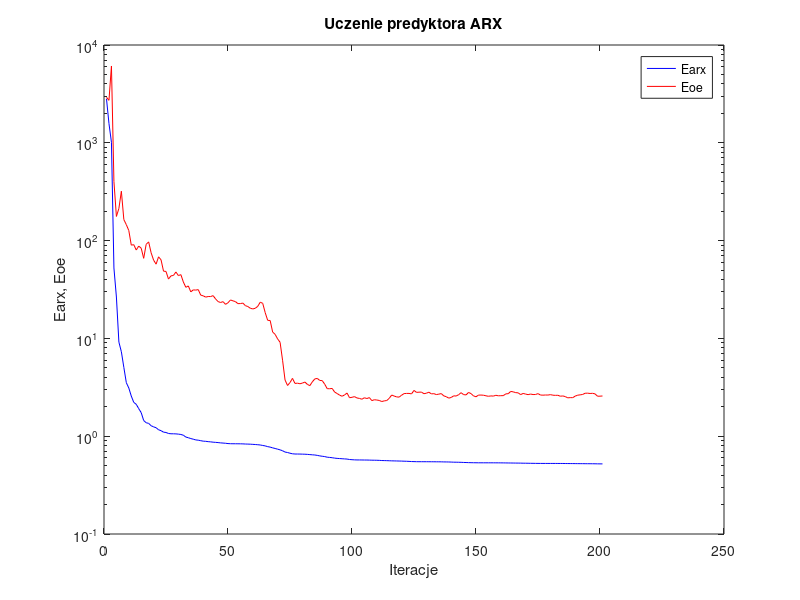
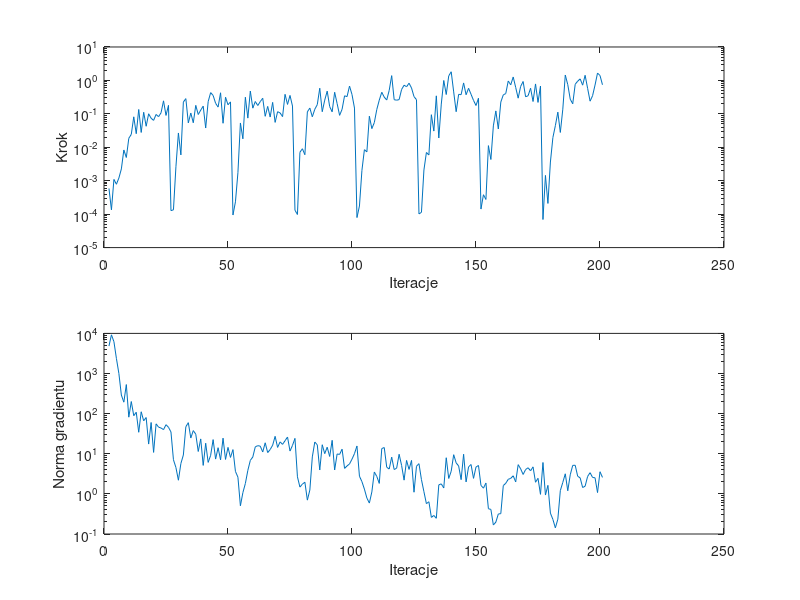

MATLAB code to generate these figures, in order:
%uczenie predyktora arx
clear all;
n=0; farx(n+1)=2.819353e+003; foe(n+1)=2.922505e+003; wspucz(n+1)=0.000000e+000; ng(n+1)=0.000000e+000;
%odnowa zmiennej metryki
n=1; farx(n+1)=1.574082e+003; foe(n+1)=2.718305e+003; krok(n+1)=5.859613e-004; ng(n+1)=4.831403e+003;
n=2; farx(n+1)=1.013385e+003; foe(n+1)=6.101659e+003; krok(n+1)=1.347782e-004; ng(n+1)=9.207922e+003;
n=3; farx(n+1)=5.250773e+001; foe(n+1)=4.024643e+002; krok(n+1)=1.093891e-003; ng(n+1)=6.214549e+003;
n=4; farx(n+1)=2.649232e+001; foe(n+1)=1.766189e+002; krok(n+1)=7.841746e-004; ng(n+1)=2.381555e+003;
n=5; farx(n+1)=9.172592e+000; foe(n+1)=2.131275e+002; krok(n+1)=1.204607e-003; ng(n+1)=1.000111e+003;
n=6; farx(n+1)=7.303860e+000; foe(n+1)=3.198739e+002; krok(n+1)=2.254077e-003; ng(n+1)=2.905101e+002;
n=7; farx(n+1)=5.053475e+000; foe(n+1)=1.640154e+002; krok(n+1)=8.323975e-003; ng(n+1)=1.931399e+002;
n=8; farx(n+1)=3.524671e+000; foe(n+1)=1.455231e+002; krok(n+1)=4.953534e-003; ng(n+1)=5.303646e+002;
n=9; farx(n+1)=3.109542e+000; foe(n+1)=1.267794e+002; krok(n+1)=1.857911e-002; ng(n+1)=8.165125e+001;
n=10; farx(n+1)=2.573538e+000; foe(n+1)=8.986671e+001; krok(n+1)=2.428721e-002; ng(n+1)=2.003819e+002;
n=11; farx(n+1)=2.217244e+000; foe(n+1)=9.089429e+001; krok(n+1)=8.153064e-002; ng(n+1)=8.873682e+001;
n=12; farx(n+1)=2.119949e+000; foe(n+1)=8.012074e+001; krok(n+1)=2.552053e-002; ng(n+1)=1.083437e+002;
n=13; farx(n+1)=1.913308e+000; foe(n+1)=8.789456e+001; krok(n+1)=1.350958e-001; ng(n+1)=3.433923e+001;
n=14; farx(n+1)=1.741601e+000; foe(n+1)=8.361603e+001; krok(n+1)=2.779047e-002; ng(n+1)=1.113767e+002;
n=15; farx(n+1)=1.446563e+000; foe(n+1)=6.588141e+001; krok(n+1)=1.115271e-001; ng(n+1)=6.623821e+001;
n=16; farx(n+1)=1.373289e+000; foe(n+1)=9.158308e+001; krok(n+1)=4.256083e-002; ng(n+1)=8.000175e+001;
n=17; farx(n+1)=1.352513e+000; foe(n+1)=9.699714e+001; krok(n+1)=1.005379e-001; ng(n+1)=1.743411e+001;
n=18; farx(n+1)=1.279766e+000; foe(n+1)=7.506483e+001; krok(n+1)=7.377901e-002; ng(n+1)=6.018336e+001;
n=19; farx(n+1)=1.246085e+000; foe(n+1)=6.316282e+001; krok(n+1)=6.385486e-002; ng(n+1)=1.081340e+001;
n=20; farx(n+1)=1.221063e+000; foe(n+1)=5.742137e+001; krok(n+1)=9.599621e-002; ng(n+1)=5.560176e+001;
n=21; farx(n+1)=1.163750e+000; foe(n+1)=6.825610e+001; krok(n+1)=8.222485e-002; ng(n+1)=4.605223e+001;
n=22; farx(n+1)=1.138906e+000; foe(n+1)=6.361544e+001; krok(n+1)=1.076361e-001; ng(n+1)=4.378930e+001;
n=23; farx(n+1)=1.099874e+000; foe(n+1)=4.869964e+001; krok(n+1)=2.451503e-001; ng(n+1)=3.993241e+001;
n=24; farx(n+1)=1.091904e+000; foe(n+1)=4.838875e+001; krok(n+1)=8.973423e-002; ng(n+1)=5.306381e+001;
n=25; farx(n+1)=1.066151e+000; foe(n+1)=4.042360e+001; krok(n+1)=1.794664e-001; ng(n+1)=4.566585e+001;
%odnowa zmiennej metryki
n=26; farx(n+1)=1.058686e+000; foe(n+1)=4.360429e+001; krok(n+1)=1.276009e-004; ng(n+1)=3.497639e+001;
n=27; farx(n+1)=1.058427e+000; foe(n+1)=4.401491e+001; krok(n+1)=1.347782e-004; ng(n+1)=7.090902e+000;
n=28; farx(n+1)=1.056044e+000; foe(n+1)=4.776183e+001; krok(n+1)=2.620821e-003; ng(n+1)=4.539363e+000;
n=29; farx(n+1)=1.050018e+000; foe(n+1)=4.387901e+001; krok(n+1)=2.680031e-002; ng(n+1)=2.190432e+000;
n=30; farx(n+1)=1.041784e+000; foe(n+1)=4.487304e+001; krok(n+1)=5.915528e-003; ng(n+1)=5.715465e+000;
n=31; farx(n+1)=1.023145e+000; foe(n+1)=3.771699e+001; krok(n+1)=2.250273e-001; ng(n+1)=9.321031e+000;
n=32; farx(n+1)=9.800038e-001; foe(n+1)=3.329986e+001; krok(n+1)=2.857025e-001; ng(n+1)=4.716649e+001;
n=33; farx(n+1)=9.650935e-001; foe(n+1)=3.438443e+001; krok(n+1)=5.375048e-002; ng(n+1)=5.950380e+001;
n=34; farx(n+1)=9.457350e-001; foe(n+1)=2.990542e+001; krok(n+1)=1.057221e-001; ng(n+1)=2.465530e+001;
n=35; farx(n+1)=9.321896e-001; foe(n+1)=3.136458e+001; krok(n+1)=5.421512e-002; ng(n+1)=3.783767e+001;
n=36; farx(n+1)=9.162988e-001; foe(n+1)=3.117808e+001; krok(n+1)=1.794664e-001; ng(n+1)=3.076120e+001;
n=37; farx(n+1)=9.105005e-001; foe(n+1)=3.154578e+001; krok(n+1)=9.563284e-002; ng(n+1)=1.139302e+001;
n=38; farx(n+1)=9.000014e-001; foe(n+1)=2.770666e+001; krok(n+1)=1.293628e-001; ng(n+1)=2.344646e+001;
n=39; farx(n+1)=8.899511e-001; foe(n+1)=2.725786e+001; krok(n+1)=1.702433e-001; ng(n+1)=5.127541e+000;
n=40; farx(n+1)=8.866568e-001; foe(n+1)=2.643611e+001; krok(n+1)=3.769903e-002; ng(n+1)=1.829741e+001;
n=41; farx(n+1)=8.796517e-001; foe(n+1)=2.680496e+001; krok(n+1)=2.320583e-001; ng(n+1)=6.091852e+000;
n=42; farx(n+1)=8.752869e-001; foe(n+1)=2.679573e+001; krok(n+1)=4.310227e-001; ng(n+1)=9.141937e+000;
n=43; farx(n+1)=8.687228e-001; foe(n+1)=2.735563e+001; krok(n+1)=3.556863e-001; ng(n+1)=2.252783e+001;
n=44; farx(n+1)=8.648851e-001; foe(n+1)=2.530752e+001; krok(n+1)=2.072253e-001; ng(n+1)=7.369232e+000;
n=45; farx(n+1)=8.606332e-001; foe(n+1)=2.380599e+001; krok(n+1)=1.592896e-001; ng(n+1)=1.415923e+001;
n=46; farx(n+1)=8.545811e-001; foe(n+1)=2.328345e+001; krok(n+1)=4.268310e-001; ng(n+1)=7.061972e+000;
n=47; farx(n+1)=8.509733e-001; foe(n+1)=2.375513e+001; krok(n+1)=5.234463e-002; ng(n+1)=2.447934e+001;
n=48; farx(n+1)=8.468279e-001; foe(n+1)=2.229990e+001; krok(n+1)=3.139002e-001; ng(n+1)=7.227645e+000;
n=49; farx(n+1)=8.407856e-001; foe(n+1)=2.315285e+001; krok(n+1)=1.872762e-001; ng(n+1)=1.441347e+001;
n=50; farx(n+1)=8.379429e-001; foe(n+1)=2.471546e+001; krok(n+1)=2.277746e-001; ng(n+1)=8.104041e+000;
%odnowa zmiennej metryki
n=51; farx(n+1)=8.371807e-001; foe(n+1)=2.421158e+001; krok(n+1)=9.429965e-005; ng(n+1)=1.269433e+001;
n=52; farx(n+1)=8.370472e-001; foe(n+1)=2.378215e+001; krok(n+1)=2.338071e-004; ng(n+1)=3.630293e+000;
n=53; farx(n+1)=8.364894e-001; foe(n+1)=2.267269e+001; krok(n+1)=1.739067e-003; ng(n+1)=2.609903e+000;
n=54; farx(n+1)=8.359816e-001; foe(n+1)=2.271206e+001; krok(n+1)=5.335388e-002; ng(n+1)=5.049963e-001;
n=55; farx(n+1)=8.346664e-001; foe(n+1)=2.296251e+001; krok(n+1)=1.793370e-002; ng(n+1)=1.076013e+000;
n=56; farx(n+1)=8.318528e-001; foe(n+1)=2.163574e+001; krok(n+1)=3.141433e-001; ng(n+1)=1.815260e+000;
n=57; farx(n+1)=8.304244e-001; foe(n+1)=2.116950e+001; krok(n+1)=7.461084e-002; ng(n+1)=3.858404e+000;
n=58; farx(n+1)=8.286074e-001; foe(n+1)=2.034529e+001; krok(n+1)=4.803814e-001; ng(n+1)=6.840366e+000;
n=59; farx(n+1)=8.253390e-001; foe(n+1)=2.000818e+001; krok(n+1)=1.480267e-001; ng(n+1)=8.311118e+000;
n=60; farx(n+1)=8.222541e-001; foe(n+1)=2.032895e+001; krok(n+1)=2.343012e-001; ng(n+1)=1.488941e+001;
n=61; farx(n+1)=8.181684e-001; foe(n+1)=2.127734e+001; krok(n+1)=1.775417e-001; ng(n+1)=1.590066e+001;
n=62; farx(n+1)=8.134703e-001; foe(n+1)=2.346843e+001; krok(n+1)=2.320583e-001; ng(n+1)=1.549873e+001;
n=63; farx(n+1)=8.039489e-001; foe(n+1)=2.282787e+001; krok(n+1)=2.928871e-001; ng(n+1)=1.108501e+001;
n=64; farx(n+1)=7.960402e-001; foe(n+1)=1.833545e+001; krok(n+1)=8.452792e-002; ng(n+1)=1.876320e+001;
n=65; farx(n+1)=7.823175e-001; foe(n+1)=1.530839e+001; krok(n+1)=1.670230e-001; ng(n+1)=1.070201e+001;
n=66; farx(n+1)=7.735911e-001; foe(n+1)=1.523775e+001; krok(n+1)=8.035594e-002; ng(n+1)=1.274510e+001;
n=67; farx(n+1)=7.600746e-001; foe(n+1)=1.161878e+001; krok(n+1)=2.203117e-001; ng(n+1)=1.632758e+001;
n=68; farx(n+1)=7.490625e-001; foe(n+1)=1.100046e+001; krok(n+1)=5.558094e-002; ng(n+1)=2.719488e+001;
n=69; farx(n+1)=7.369130e-001; foe(n+1)=9.887766e+000; krok(n+1)=1.160291e-001; ng(n+1)=1.438813e+001;
n=70; farx(n+1)=7.253163e-001; foe(n+1)=9.130545e+000; krok(n+1)=1.067078e-001; ng(n+1)=1.976241e+001;
n=71; farx(n+1)=7.097506e-001; foe(n+1)=5.984465e+000; krok(n+1)=8.277891e-002; ng(n+1)=1.715281e+001;
n=72; farx(n+1)=6.886340e-001; foe(n+1)=3.755660e+000; krok(n+1)=3.838379e-001; ng(n+1)=2.115568e+001;
n=73; farx(n+1)=6.812252e-001; foe(n+1)=3.302110e+000; krok(n+1)=1.913888e-001; ng(n+1)=2.612971e+001;
n=74; farx(n+1)=6.698369e-001; foe(n+1)=3.535125e+000; krok(n+1)=3.556863e-001; ng(n+1)=1.168427e+001;
n=75; farx(n+1)=6.610486e-001; foe(n+1)=3.903069e+000; krok(n+1)=1.713887e-001; ng(n+1)=1.612852e+001;
%odnowa zmiennej metryki
n=76; farx(n+1)=6.574029e-001; foe(n+1)=3.464940e+000; krok(n+1)=1.309881e-004; ng(n+1)=2.418588e+001;
n=77; farx(n+1)=6.573617e-001; foe(n+1)=3.485226e+000; krok(n+1)=9.776439e-005; ng(n+1)=2.658402e+000;
n=78; farx(n+1)=6.567551e-001; foe(n+1)=3.437406e+000; krok(n+1)=7.119007e-003; ng(n+1)=1.476223e+000;
n=79; farx(n+1)=6.554558e-001; foe(n+1)=3.491812e+000; krok(n+1)=9.045235e-003; ng(n+1)=1.753751e+000;
n=80; farx(n+1)=6.543834e-001; foe(n+1)=3.580846e+000; krok(n+1)=5.997467e-003; ng(n+1)=1.950620e+000;
n=81; farx(n+1)=6.519663e-001; foe(n+1)=3.387326e+000; krok(n+1)=1.147563e-001; ng(n+1)=6.987613e-001;
n=82; farx(n+1)=6.485650e-001; foe(n+1)=3.288493e+000; krok(n+1)=1.487872e-001; ng(n+1)=1.245678e+000;
n=83; farx(n+1)=6.452883e-001; foe(n+1)=3.594290e+000; krok(n+1)=8.172294e-002; ng(n+1)=8.354666e+000;
n=84; farx(n+1)=6.425096e-001; foe(n+1)=3.853165e+000; krok(n+1)=1.372911e-001; ng(n+1)=1.963540e+001;
n=85; farx(n+1)=6.366421e-001; foe(n+1)=3.898660e+000; krok(n+1)=1.886278e-001; ng(n+1)=1.669668e+001;
n=86; farx(n+1)=6.291642e-001; foe(n+1)=3.718014e+000; krok(n+1)=5.842182e-001; ng(n+1)=3.939560e+000;
n=87; farx(n+1)=6.236158e-001; foe(n+1)=3.699418e+000; krok(n+1)=1.160291e-001; ng(n+1)=1.677960e+001;
n=88; farx(n+1)=6.188585e-001; foe(n+1)=3.400980e+000; krok(n+1)=2.577175e-001; ng(n+1)=1.006768e+001;
n=89; farx(n+1)=6.100728e-001; foe(n+1)=3.062831e+000; krok(n+1)=4.787134e-001; ng(n+1)=1.455952e+001;
n=90; farx(n+1)=6.067626e-001; foe(n+1)=3.056301e+000; krok(n+1)=1.644497e-001; ng(n+1)=8.561791e+000;
n=91; farx(n+1)=6.027069e-001; foe(n+1)=3.079828e+000; krok(n+1)=1.150658e-001; ng(n+1)=2.162424e+001;
n=92; farx(n+1)=5.969259e-001; foe(n+1)=2.826318e+000; krok(n+1)=4.423764e-001; ng(n+1)=3.938492e+000;
n=93; farx(n+1)=5.931744e-001; foe(n+1)=2.732003e+000; krok(n+1)=2.031949e-001; ng(n+1)=9.886127e+000;
n=94; farx(n+1)=5.908122e-001; foe(n+1)=2.629320e+000; krok(n+1)=9.019770e-002; ng(n+1)=9.630971e+000;
n=95; farx(n+1)=5.883703e-001; foe(n+1)=2.561975e+000; krok(n+1)=1.370460e-001; ng(n+1)=1.299989e+001;
n=96; farx(n+1)=5.859414e-001; foe(n+1)=2.641116e+000; krok(n+1)=3.465039e-001; ng(n+1)=4.320552e+000;
n=97; farx(n+1)=5.837935e-001; foe(n+1)=2.763151e+000; krok(n+1)=3.276650e-001; ng(n+1)=4.965511e+000;
n=98; farx(n+1)=5.778019e-001; foe(n+1)=2.474767e+000; krok(n+1)=6.780158e-001; ng(n+1)=5.582844e+000;
n=99; farx(n+1)=5.751688e-001; foe(n+1)=2.498791e+000; krok(n+1)=3.780408e-001; ng(n+1)=7.328664e+000;
n=100; farx(n+1)=5.729794e-001; foe(n+1)=2.539558e+000; krok(n+1)=1.492217e-001; ng(n+1)=1.009542e+001;
%odnowa zmiennej metryki
n=101; farx(n+1)=5.718102e-001; foe(n+1)=2.460161e+000; krok(n+1)=7.907676e-005; ng(n+1)=1.562997e+001;
n=102; farx(n+1)=5.717265e-001; foe(n+1)=2.433692e+000; krok(n+1)=1.752601e-004; ng(n+1)=2.758500e+000;
n=103; farx(n+1)=5.713420e-001; foe(n+1)=2.387736e+000; krok(n+1)=2.038825e-003; ng(n+1)=2.021027e+000;
n=104; farx(n+1)=5.707557e-001; foe(n+1)=2.472739e+000; krok(n+1)=8.486623e-003; ng(n+1)=1.314021e+000;
n=105; farx(n+1)=5.706160e-001; foe(n+1)=2.426894e+000; krok(n+1)=7.314625e-003; ng(n+1)=7.876509e-001;
n=106; farx(n+1)=5.696860e-001; foe(n+1)=2.482291e+000; krok(n+1)=8.512166e-002; ng(n+1)=5.897097e-001;
n=107; farx(n+1)=5.684994e-001; foe(n+1)=2.310354e+000; krok(n+1)=3.618094e-002; ng(n+1)=1.116351e+000;
n=108; farx(n+1)=5.681022e-001; foe(n+1)=2.359961e+000; krok(n+1)=5.483245e-002; ng(n+1)=3.510511e+000;
n=109; farx(n+1)=5.674724e-001; foe(n+1)=2.344012e+000; krok(n+1)=1.357860e-001; ng(n+1)=2.716205e+000;
n=110; farx(n+1)=5.661996e-001; foe(n+1)=2.320482e+000; krok(n+1)=2.577175e-001; ng(n+1)=1.824440e+000;
n=111; farx(n+1)=5.640561e-001; foe(n+1)=2.261841e+000; krok(n+1)=4.423764e-001; ng(n+1)=1.347185e+001;
n=112; farx(n+1)=5.632539e-001; foe(n+1)=2.297146e+000; krok(n+1)=3.164556e-001; ng(n+1)=1.429213e+001;
n=113; farx(n+1)=5.623167e-001; foe(n+1)=2.315324e+000; krok(n+1)=2.591726e-001; ng(n+1)=4.620617e+000;
n=114; farx(n+1)=5.610532e-001; foe(n+1)=2.439463e+000; krok(n+1)=5.045340e-001; ng(n+1)=4.158734e+000;
n=115; farx(n+1)=5.598576e-001; foe(n+1)=2.634615e+000; krok(n+1)=1.390988e+000; ng(n+1)=8.244505e+000;
n=116; farx(n+1)=5.590944e-001; foe(n+1)=2.574817e+000; krok(n+1)=2.656312e-001; ng(n+1)=4.044124e+000;
n=117; farx(n+1)=5.582575e-001; foe(n+1)=2.522477e+000; krok(n+1)=2.563063e-001; ng(n+1)=4.368559e+000;
n=118; farx(n+1)=5.573757e-001; foe(n+1)=2.510396e+000; krok(n+1)=2.663672e-001; ng(n+1)=9.718348e+000;
n=119; farx(n+1)=5.565383e-001; foe(n+1)=2.625636e+000; krok(n+1)=5.378226e-001; ng(n+1)=5.106390e+000;
n=120; farx(n+1)=5.552600e-001; foe(n+1)=2.727076e+000; krok(n+1)=7.178655e-001; ng(n+1)=2.200343e+000;
n=121; farx(n+1)=5.541812e-001; foe(n+1)=2.738081e+000; krok(n+1)=6.477968e-001; ng(n+1)=6.825088e+000;
n=122; farx(n+1)=5.527656e-001; foe(n+1)=2.738485e+000; krok(n+1)=8.256204e-001; ng(n+1)=4.073362e+000;
n=123; farx(n+1)=5.506983e-001; foe(n+1)=2.708474e+000; krok(n+1)=5.934102e-001; ng(n+1)=6.823240e+000;
n=124; farx(n+1)=5.498233e-001; foe(n+1)=2.938315e+000; krok(n+1)=3.278985e-001; ng(n+1)=1.100533e+000;
n=125; farx(n+1)=5.488207e-001; foe(n+1)=2.806335e+000; krok(n+1)=2.656312e-001; ng(n+1)=4.879431e+000;
%odnowa zmiennej metryki
n=126; farx(n+1)=5.486088e-001; foe(n+1)=2.819225e+000; krok(n+1)=1.018217e-004; ng(n+1)=5.667396e+000;
n=127; farx(n+1)=5.485829e-001; foe(n+1)=2.823587e+000; krok(n+1)=1.133097e-004; ng(n+1)=2.272346e+000;
n=128; farx(n+1)=5.484442e-001; foe(n+1)=2.721310e+000; krok(n+1)=2.094724e-003; ng(n+1)=1.133292e+000;
n=129; farx(n+1)=5.483532e-001; foe(n+1)=2.751262e+000; krok(n+1)=6.998367e-003; ng(n+1)=5.702195e-001;
n=130; farx(n+1)=5.482210e-001; foe(n+1)=2.818898e+000; krok(n+1)=5.887869e-003; ng(n+1)=6.371060e-001;
n=131; farx(n+1)=5.479642e-001; foe(n+1)=2.708150e+000; krok(n+1)=9.431389e-002; ng(n+1)=2.595080e-001;
n=132; farx(n+1)=5.478582e-001; foe(n+1)=2.723331e+000; krok(n+1)=3.052860e-002; ng(n+1)=2.900141e-001;
n=133; farx(n+1)=5.473611e-001; foe(n+1)=2.664465e+000; krok(n+1)=3.457398e-001; ng(n+1)=2.466460e-001;
n=134; farx(n+1)=5.472875e-001; foe(n+1)=2.691484e+000; krok(n+1)=1.897240e-002; ng(n+1)=1.682045e+000;
n=135; farx(n+1)=5.469496e-001; foe(n+1)=2.726977e+000; krok(n+1)=1.961845e-001; ng(n+1)=1.774723e+000;
n=136; farx(n+1)=5.459326e-001; foe(n+1)=2.584406e+000; krok(n+1)=9.959478e-001; ng(n+1)=1.405251e+000;
n=137; farx(n+1)=5.455752e-001; foe(n+1)=2.535718e+000; krok(n+1)=3.785765e-001; ng(n+1)=7.958136e+000;
n=138; farx(n+1)=5.450398e-001; foe(n+1)=2.450915e+000; krok(n+1)=1.361453e+000; ng(n+1)=2.420773e+000;
n=139; farx(n+1)=5.438532e-001; foe(n+1)=2.489489e+000; krok(n+1)=1.814761e+000; ng(n+1)=3.666344e+000;
n=140; farx(n+1)=5.423974e-001; foe(n+1)=2.586793e+000; krok(n+1)=4.536903e-001; ng(n+1)=9.475216e+000;
n=141; farx(n+1)=5.421246e-001; foe(n+1)=2.574501e+000; krok(n+1)=1.160291e-001; ng(n+1)=5.929510e+000;
n=142; farx(n+1)=5.413939e-001; foe(n+1)=2.657977e+000; krok(n+1)=3.839848e-001; ng(n+1)=4.953855e+000;
n=143; farx(n+1)=5.406046e-001; foe(n+1)=2.786083e+000; krok(n+1)=3.745525e-001; ng(n+1)=2.262855e+000;
n=144; farx(n+1)=5.389527e-001; foe(n+1)=2.660754e+000; krok(n+1)=8.413217e-001; ng(n+1)=9.725346e+000;
n=145; farx(n+1)=5.381925e-001; foe(n+1)=2.644819e+000; krok(n+1)=3.730916e-001; ng(n+1)=1.987707e+000;
n=146; farx(n+1)=5.368796e-001; foe(n+1)=2.803451e+000; krok(n+1)=5.813025e-001; ng(n+1)=4.723843e+000;
n=147; farx(n+1)=5.360989e-001; foe(n+1)=2.724605e+000; krok(n+1)=3.852268e-001; ng(n+1)=5.396884e+000;
n=148; farx(n+1)=5.355831e-001; foe(n+1)=2.584457e+000; krok(n+1)=2.522670e-001; ng(n+1)=2.438432e+000;
n=149; farx(n+1)=5.351595e-001; foe(n+1)=2.529626e+000; krok(n+1)=1.778431e-001; ng(n+1)=4.669815e+000;
n=150; farx(n+1)=5.347040e-001; foe(n+1)=2.632193e+000; krok(n+1)=2.935451e-001; ng(n+1)=5.102689e+000;
%odnowa zmiennej metryki
n=151; farx(n+1)=5.346866e-001; foe(n+1)=2.634879e+000; krok(n+1)=1.419195e-004; ng(n+1)=1.625254e+000;
n=152; farx(n+1)=5.346489e-001; foe(n+1)=2.624585e+000; krok(n+1)=3.812452e-004; ng(n+1)=1.388678e+000;
n=153; farx(n+1)=5.345995e-001; foe(n+1)=2.589679e+000; krok(n+1)=2.752027e-004; ng(n+1)=1.864137e+000;
n=154; farx(n+1)=5.345307e-001; foe(n+1)=2.559267e+000; krok(n+1)=1.121665e-002; ng(n+1)=4.267159e-001;
n=155; farx(n+1)=5.345017e-001; foe(n+1)=2.583082e+000; krok(n+1)=4.312903e-003; ng(n+1)=4.099666e-001;
n=156; farx(n+1)=5.344517e-001; foe(n+1)=2.570734e+000; krok(n+1)=4.366353e-002; ng(n+1)=1.675958e-001;
n=157; farx(n+1)=5.342312e-001; foe(n+1)=2.620875e+000; krok(n+1)=1.225752e-001; ng(n+1)=1.975267e-001;
n=158; farx(n+1)=5.341211e-001; foe(n+1)=2.588740e+000; krok(n+1)=3.526755e-002; ng(n+1)=3.155768e-001;
n=159; farx(n+1)=5.338257e-001; foe(n+1)=2.595522e+000; krok(n+1)=2.249366e-001; ng(n+1)=3.216089e-001;
n=160; farx(n+1)=5.335429e-001; foe(n+1)=2.598882e+000; krok(n+1)=3.693268e-001; ng(n+1)=1.611026e+000;
n=161; farx(n+1)=5.330439e-001; foe(n+1)=2.708212e+000; krok(n+1)=4.044487e-001; ng(n+1)=1.836562e+000;
n=162; farx(n+1)=5.325111e-001; foe(n+1)=2.721197e+000; krok(n+1)=9.606268e-001; ng(n+1)=2.307230e+000;
n=163; farx(n+1)=5.321249e-001; foe(n+1)=2.869451e+000; krok(n+1)=7.382907e-001; ng(n+1)=2.433572e+000;
n=164; farx(n+1)=5.316763e-001; foe(n+1)=2.841712e+000; krok(n+1)=1.268105e+000; ng(n+1)=2.824219e+000;
n=165; farx(n+1)=5.312212e-001; foe(n+1)=2.790151e+000; krok(n+1)=6.183220e-001; ng(n+1)=1.987293e+000;
n=166; farx(n+1)=5.309730e-001; foe(n+1)=2.775177e+000; krok(n+1)=2.944474e-001; ng(n+1)=5.353536e+000;
n=167; farx(n+1)=5.304244e-001; foe(n+1)=2.662458e+000; krok(n+1)=6.622313e-001; ng(n+1)=4.216588e+000;
n=168; farx(n+1)=5.296831e-001; foe(n+1)=2.737890e+000; krok(n+1)=9.282331e-001; ng(n+1)=3.048002e+000;
n=169; farx(n+1)=5.293982e-001; foe(n+1)=2.696452e+000; krok(n+1)=3.238984e-001; ng(n+1)=4.043518e+000;
n=170; farx(n+1)=5.289439e-001; foe(n+1)=2.660450e+000; krok(n+1)=3.477470e-001; ng(n+1)=4.481845e+000;
n=171; farx(n+1)=5.282352e-001; foe(n+1)=2.697790e+000; krok(n+1)=5.841487e-001; ng(n+1)=3.757444e+000;
n=172; farx(n+1)=5.280129e-001; foe(n+1)=2.666306e+000; krok(n+1)=2.340680e-001; ng(n+1)=4.714439e+000;
n=173; farx(n+1)=5.274031e-001; foe(n+1)=2.669520e+000; krok(n+1)=7.847380e-001; ng(n+1)=1.949800e+000;
n=174; farx(n+1)=5.272351e-001; foe(n+1)=2.724833e+000; krok(n+1)=2.200070e-001; ng(n+1)=2.444544e+000;
n=175; farx(n+1)=5.268918e-001; foe(n+1)=2.636126e+000; krok(n+1)=6.777732e-001; ng(n+1)=9.733233e-001;
%odnowa zmiennej metryki
n=176; farx(n+1)=5.267753e-001; foe(n+1)=2.627864e+000; krok(n+1)=6.918420e-005; ng(n+1)=6.057053e+000;
n=177; farx(n+1)=5.267304e-001; foe(n+1)=2.638567e+000; krok(n+1)=1.441974e-003; ng(n+1)=9.362221e-001;
n=178; farx(n+1)=5.267052e-001; foe(n+1)=2.634117e+000; krok(n+1)=2.093774e-004; ng(n+1)=1.630609e+000;
n=179; farx(n+1)=5.266894e-001; foe(n+1)=2.661564e+000; krok(n+1)=3.625910e-003; ng(n+1)=3.311693e-001;
n=180; farx(n+1)=5.266442e-001; foe(n+1)=2.625893e+000; krok(n+1)=1.953985e-002; ng(n+1)=2.314364e-001;
n=181; farx(n+1)=5.266079e-001; foe(n+1)=2.616549e+000; krok(n+1)=4.438543e-002; ng(n+1)=1.422718e-001;
n=182; farx(n+1)=5.264099e-001; foe(n+1)=2.622391e+000; krok(n+1)=1.124683e-001; ng(n+1)=2.339792e-001;
n=183; farx(n+1)=5.263279e-001; foe(n+1)=2.563196e+000; krok(n+1)=2.779047e-002; ng(n+1)=1.207346e+000;
n=184; farx(n+1)=5.261655e-001; foe(n+1)=2.581270e+000; krok(n+1)=1.380129e-001; ng(n+1)=1.933268e+000;
n=185; farx(n+1)=5.256421e-001; foe(n+1)=2.540299e+000; krok(n+1)=1.447720e+000; ng(n+1)=3.166309e+000;
n=186; farx(n+1)=5.253315e-001; foe(n+1)=2.468268e+000; krok(n+1)=7.491049e-001; ng(n+1)=1.195259e+000;
n=187; farx(n+1)=5.250837e-001; foe(n+1)=2.480833e+000; krok(n+1)=2.745822e-001; ng(n+1)=2.991329e+000;
n=188; farx(n+1)=5.249117e-001; foe(n+1)=2.476784e+000; krok(n+1)=1.998171e-001; ng(n+1)=5.137146e+000;
n=189; farx(n+1)=5.245636e-001; foe(n+1)=2.570115e+000; krok(n+1)=7.679697e-001; ng(n+1)=5.169142e+000;
n=190; farx(n+1)=5.241910e-001; foe(n+1)=2.626693e+000; krok(n+1)=9.483842e-001; ng(n+1)=2.752085e+000;
n=191; farx(n+1)=5.240014e-001; foe(n+1)=2.647412e+000; krok(n+1)=1.112649e+000; ng(n+1)=2.503495e+000;
n=192; farx(n+1)=5.238285e-001; foe(n+1)=2.671513e+000; krok(n+1)=7.215816e-001; ng(n+1)=1.441009e+000;
n=193; farx(n+1)=5.234516e-001; foe(n+1)=2.750238e+000; krok(n+1)=1.422745e+000; ng(n+1)=1.553546e+000;
n=194; farx(n+1)=5.232191e-001; foe(n+1)=2.754489e+000; krok(n+1)=5.810114e-001; ng(n+1)=2.719213e+000;
n=195; farx(n+1)=5.230579e-001; foe(n+1)=2.733937e+000; krok(n+1)=2.394184e-001; ng(n+1)=3.377481e+000;
n=196; farx(n+1)=5.227931e-001; foe(n+1)=2.745999e+000; krok(n+1)=3.485301e-001; ng(n+1)=2.570278e+000;
n=197; farx(n+1)=5.223722e-001; foe(n+1)=2.708467e+000; krok(n+1)=7.273018e-001; ng(n+1)=2.517206e+000;
n=198; farx(n+1)=5.217727e-001; foe(n+1)=2.563402e+000; krok(n+1)=1.660199e+000; ng(n+1)=1.078201e+000;
n=199; farx(n+1)=5.213707e-001; foe(n+1)=2.566316e+000; krok(n+1)=1.402391e+000; ng(n+1)=3.563793e+000;
n=200; farx(n+1)=5.211189e-001; foe(n+1)=2.578610e+000; krok(n+1)=7.413928e-001; ng(n+1)=2.574664e+000;

figure; semilogy(farx,'b'); hold on; semilogy(foe,'r'); xlabel('Iteracje'); ylabel('Earx, Eoe'); legend('Earx','Eoe'); title('Uczenie predyktora ARX');
figure; subplot(2,1,1); semilogy(krok); xlabel('Iteracje'); ylabel('Krok');
subplot(2,1,2); semilogy(ng); xlabel('Iteracje'); ylabel('Norma gradientu');
Earx=farx(n+1)
Eoe=foe(n+1)
